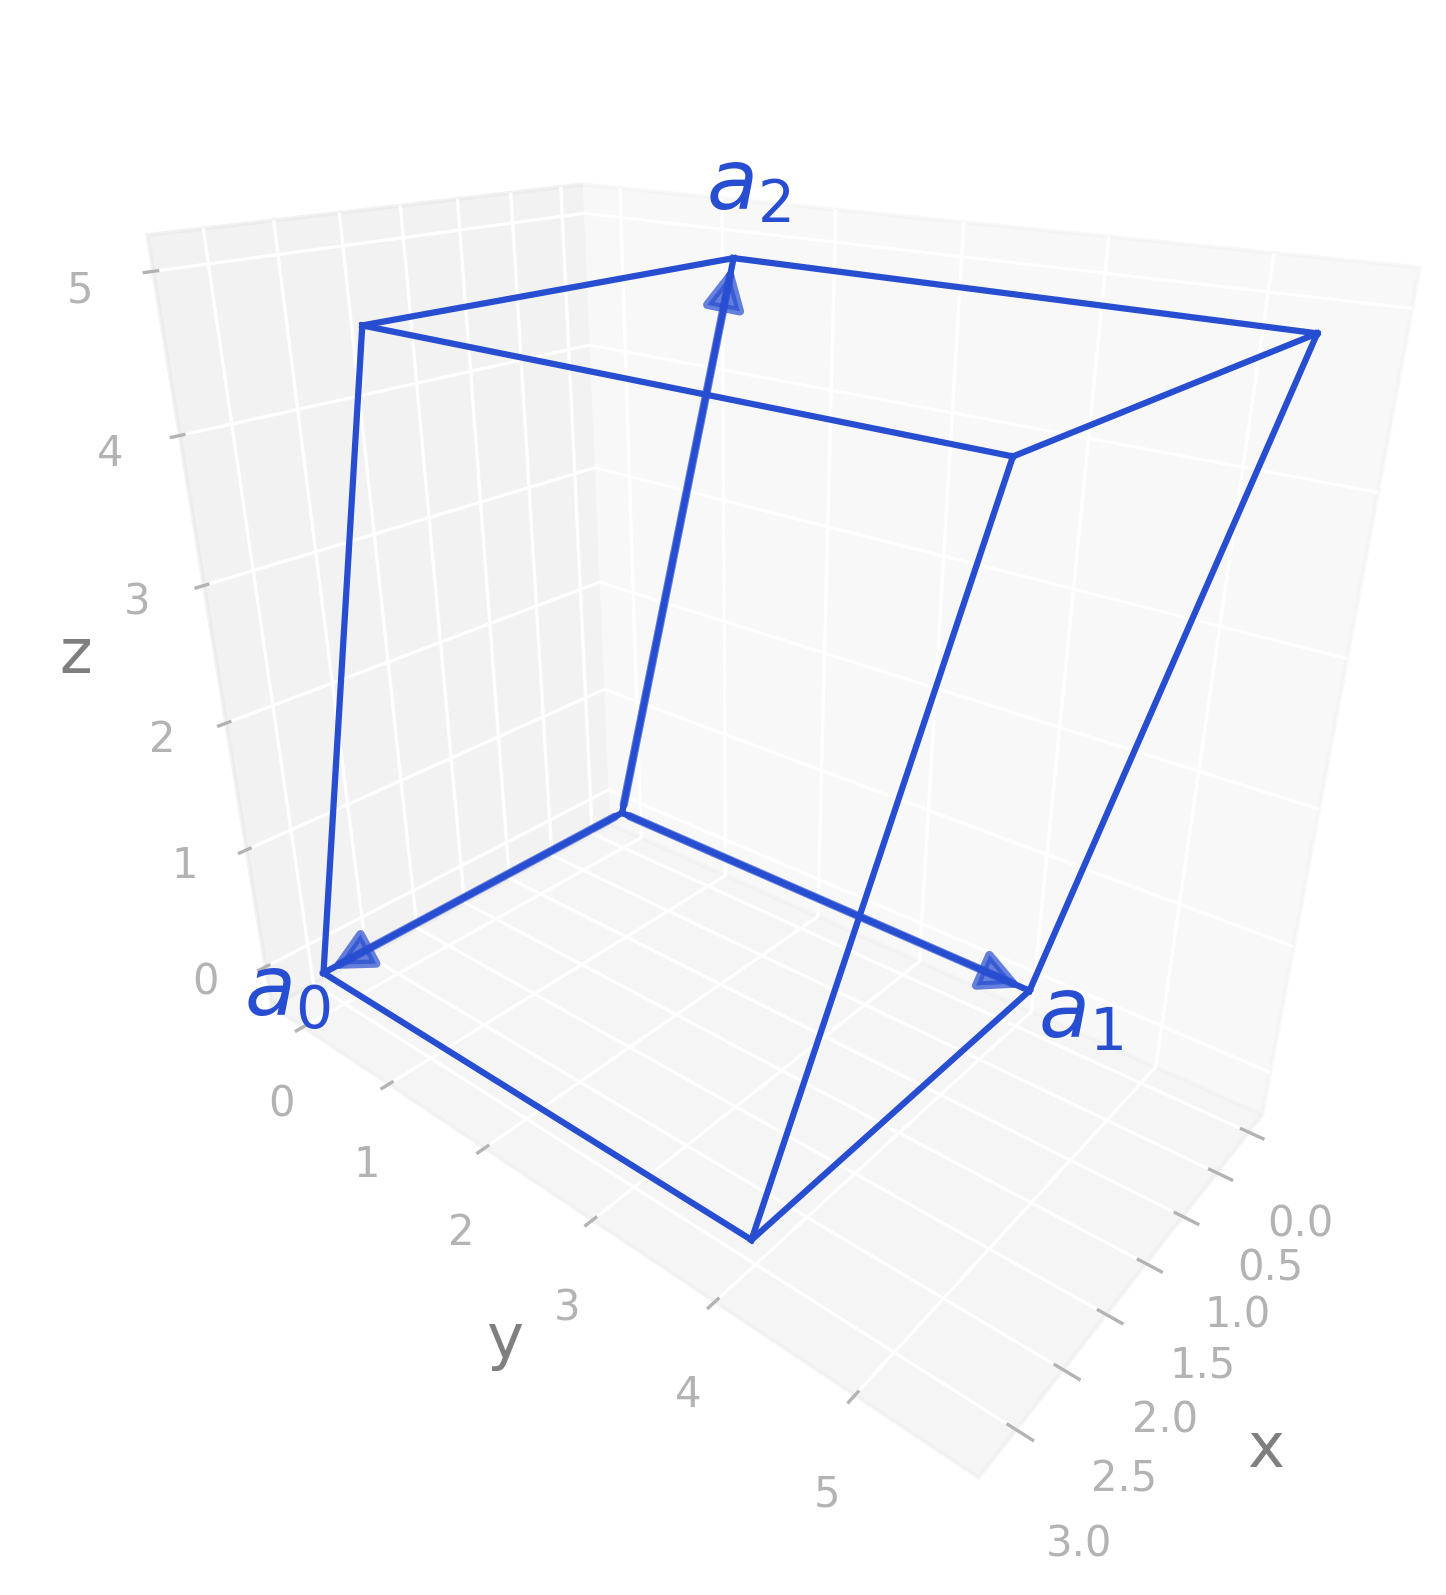

Source code (Python):
import radtools as rad

l = rad.lattice_example("MCL")
backend = rad.MatplotlibBackend()
backend.plot(l, kind="primitive")
# Save an image:
backend.save("mcl_real.png", elev=25, azim=40, dpi=300, bbox_inches="tight")
# Interactive plot:
backend.show(elev=25, azim=40)
